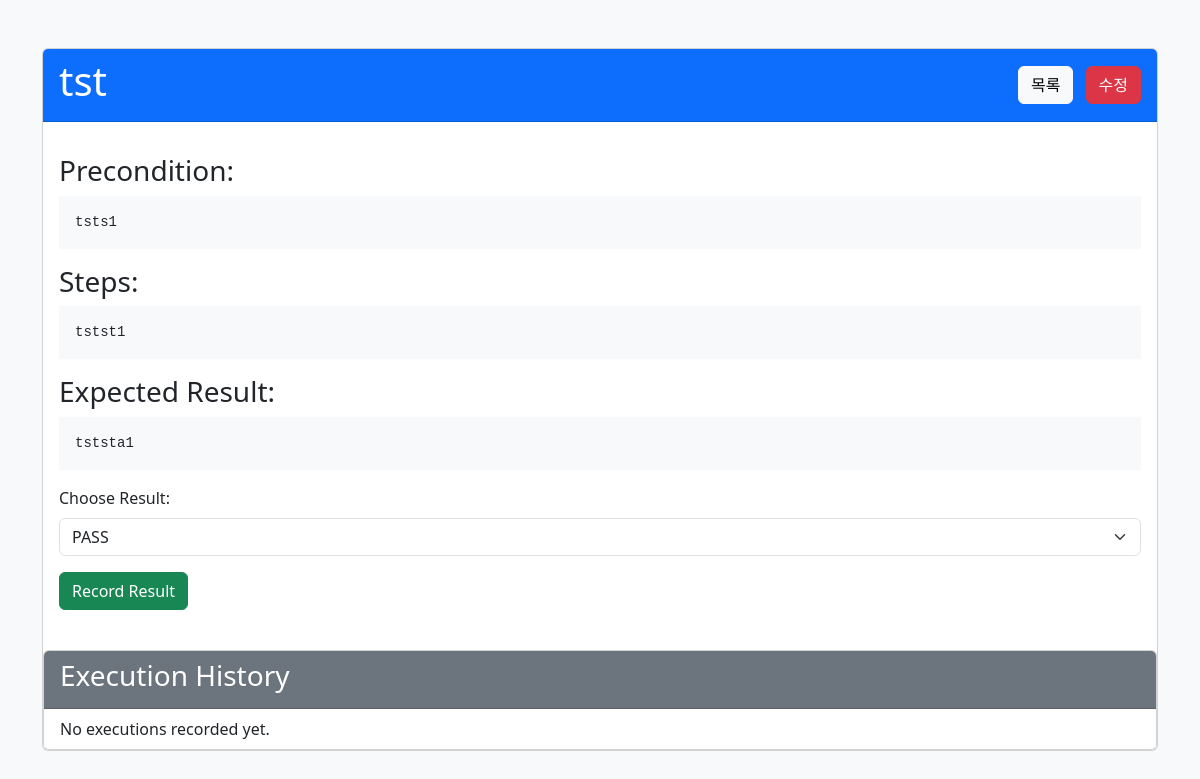
The app's page /case/1 (signed in) with its own data.
### app.py (models this page shows)
class TestCase(db.Model):
	id = db.Column(db.Integer, primary_key=True)
	case_id = db.Column(db.String(50), unique=True, nullable=False)  # CASE-ID
	title = db.Column(db.String(100), nullable=False)
	precondition = db.Column(db.Text)  # Precondition(전제조건)
	steps = db.Column(db.Text)
	expected_result = db.Column(db.Text)
	suite_id = db.Column(db.Integer, db.ForeignKey('test_suite.id'), nullable=False)
	user_id = db.Column(db.Integer, db.ForeignKey('user.id'), nullable=False)
	user = db.relationship('User', backref=db.backref('test_cases', lazy=True))
	created_at = db.Column(db.DateTime, default=func.now())
	status = db.Column(db.String(10), nullable=True)  # 상태값 (PASS, FAIL, NOT_RUN)

### app.py (the view)
@app.route('/case/<int:case_id>', methods=['GET'])
@login_required
def view_case(case_id):
	case = TestCase.query.join(TestSuite).filter(
		TestCase.id == case_id,
		TestSuite.user_id == current_user.id  # 🔑 TestSuite를 통해 사용자 필터링
	).first_or_404()
	return render_template('case.html', case=case)

### app.py (called while the page is built)
@login_manager.user_loader
def load_user(user_id):
	return User.query.get(int(user_id))

### templates/case.html (shortened to what this page needs)
<!DOCTYPE html>
<html>
<head>
    <link href="https://cdn.jsdelivr.net/npm/bootstrap@5.3.1/dist/css/bootstrap.min.css" rel="stylesheet">
</head>
<body class="bg-light">
<div class="container my-5">
    <div class="card">
        <div class="card-header bg-primary text-white d-flex justify-content-between align-items-center">
            <h1>{{ case.title }}</h1>
            <div>
                <button class="btn btn-light me-2" onclick="history.back()">목록</button>
                <button type="button" class="btn btn-danger" data-bs-toggle="modal" data-bs-target="#editModal">
                    수정
                </button>
            </div>
        </div>
        <div class="card-body">
            <h3>Precondition:</h3>
            <pre class="bg-light p-3">{{ case.precondition }}</pre>
            <h3>Steps:</h3>
            <pre class="bg-light p-3">{{ case.steps }}</pre>
            <h3>Expected Result:</h3>
            <pre class="bg-light p-3">{{ case.expected_result }}</pre>
            <form method="POST" action="/execute_case/{{ case.id }}">
                <div class="mb-3">
                    <label for="result" class="form-label">Choose Result:</label>
                    <select name="result" id="result" class="form-select">
                        <option value="PASS">PASS</option>
                    </select>
                </div>
                <button type="submit" class="btn btn-success">Record Result</button>
            </form>
        </div>
        <div class="card mt-4">
            <div class="card-header bg-secondary text-white">
                <h3>Execution History</h3>
            </div>
            <ul class="list-group list-group-flush">
                {% if case.executions %}
                {% for exec in case.executions %}
                <li class="list-group-item">
                    <span class="fw-bold">{{ exec.executed_at }}</span> - {{ exec.result }}
                </li>
                {% endfor %}
                {% else %}
                <li class="list-group-item">No executions recorded yet.</li>
                {% endif %}
            </ul>
        </div>
    </div>
</div>
</body>
</html>

### records on screen
TestCase: title "tst", precondition "tsts1", steps "tstst1", expected_result "tststa1"
